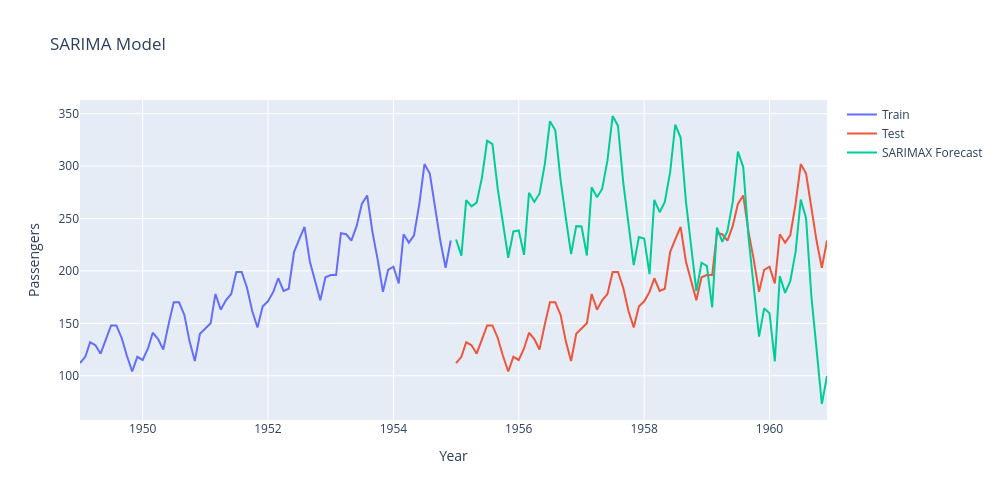

The notebook cell this image was saved under:
### Code cell
##Ploting SARIMAX
fig=go.Figure()
fig.add_trace(go.Scatter(
    x=train.index,
    y=train["Passengers"],
    mode="lines",
    name="Train"
))
fig.add_trace(go.Scatter(
    x=test.index,
    y=train["Passengers"],
    mode="lines",
    name="Test"
))
fig.add_trace(go.Scatter(
    x=test.index,
    y=sarima_forecast,
    mode="lines",
    name="SARIMAX Forecast"))
fig.update_layout(
    title="SARIMA Model",
    xaxis_title="Year",
    yaxis_title="Passengers",
    width=1000,
    height=500)
fig.show()
